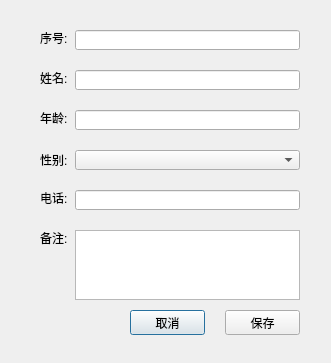
<?xml version="1.0" encoding="UTF-8"?>
<ui version="4.0">
 <class>Dialog</class>
 <widget class="QDialog" name="Dialog">
  <property name="geometry">
   <rect>
    <x>0</x>
    <y>0</y>
    <width>331</width>
    <height>363</height>
   </rect>
  </property>
  <property name="windowTitle">
   <string>联系人信息</string>
  </property>
  <property name="windowIcon">
   <iconset>
    <normaloff>img/edit.png</normaloff>img/edit.png</iconset>
  </property>
  <widget class="QPushButton" name="pushBtnCancle">
   <property name="geometry">
    <rect>
     <x>130</x>
     <y>310</y>
     <width>75</width>
     <height>25</height>
    </rect>
   </property>
   <property name="text">
    <string>取消</string>
   </property>
  </widget>
  <widget class="QPushButton" name="pushBtnOkay">
   <property name="geometry">
    <rect>
     <x>225</x>
     <y>310</y>
     <width>75</width>
     <height>25</height>
    </rect>
   </property>
   <property name="text">
    <string>保存</string>
   </property>
  </widget>
  <widget class="QLabel" name="labelNo">
   <property name="geometry">
    <rect>
     <x>40</x>
     <y>30</y>
     <width>30</width>
     <height>16</height>
    </rect>
   </property>
   <property name="text">
    <string>序号:</string>
   </property>
  </widget>
  <widget class="QLineEdit" name="lineEdNo">
   <property name="geometry">
    <rect>
     <x>75</x>
     <y>30</y>
     <width>225</width>
     <height>20</height>
    </rect>
   </property>
  </widget>
  <widget class="QLabel" name="labelOtherInfo">
   <property name="geometry">
    <rect>
     <x>40</x>
     <y>230</y>
     <width>30</width>
     <height>16</height>
    </rect>
   </property>
   <property name="text">
    <string>备注:</string>
   </property>
  </widget>
  <widget class="QTextEdit" name="textEdOtherinfo">
   <property name="geometry">
    <rect>
     <x>75</x>
     <y>230</y>
     <width>225</width>
     <height>70</height>
    </rect>
   </property>
  </widget>
  <widget class="QLabel" name="labelPhone">
   <property name="geometry">
    <rect>
     <x>40</x>
     <y>190</y>
     <width>30</width>
     <height>16</height>
    </rect>
   </property>
   <property name="text">
    <string>电话:</string>
   </property>
  </widget>
  <widget class="QLineEdit" name="lineEdPhone">
   <property name="geometry">
    <rect>
     <x>75</x>
     <y>190</y>
     <width>225</width>
     <height>20</height>
    </rect>
   </property>
  </widget>
  <widget class="QLabel" name="labelName">
   <property name="geometry">
    <rect>
     <x>40</x>
     <y>70</y>
     <width>30</width>
     <height>16</height>
    </rect>
   </property>
   <property name="text">
    <string>姓名:</string>
   </property>
  </widget>
  <widget class="QLineEdit" name="lineEdName">
   <property name="geometry">
    <rect>
     <x>75</x>
     <y>70</y>
     <width>225</width>
     <height>20</height>
    </rect>
   </property>
  </widget>
  <widget class="QLabel" name="labelAge">
   <property name="geometry">
    <rect>
     <x>40</x>
     <y>110</y>
     <width>30</width>
     <height>16</height>
    </rect>
   </property>
   <property name="text">
    <string>年龄:</string>
   </property>
  </widget>
  <widget class="QLineEdit" name="lineEdAge">
   <property name="geometry">
    <rect>
     <x>75</x>
     <y>110</y>
     <width>225</width>
     <height>20</height>
    </rect>
   </property>
  </widget>
  <widget class="QLabel" name="labelGender">
   <property name="enabled">
    <bool>true</bool>
   </property>
   <property name="geometry">
    <rect>
     <x>40</x>
     <y>150</y>
     <width>30</width>
     <height>20</height>
    </rect>
   </property>
   <property name="minimumSize">
    <size>
     <width>20</width>
     <height>20</height>
    </size>
   </property>
   <property name="whatsThis">
    <string>&lt;html&gt;&lt;head/&gt;&lt;body&gt;&lt;p&gt;&lt;br/&gt;&lt;/p&gt;&lt;/body&gt;&lt;/html&gt;</string>
   </property>
   <property name="layoutDirection">
    <enum>Qt::LeftToRight</enum>
   </property>
   <property name="text">
    <string>性别:</string>
   </property>
  </widget>
  <widget class="QComboBox" name="comboBoxGender">
   <property name="enabled">
    <bool>true</bool>
   </property>
   <property name="geometry">
    <rect>
     <x>75</x>
     <y>150</y>
     <width>225</width>
     <height>20</height>
    </rect>
   </property>
   <property name="minimumSize">
    <size>
     <width>210</width>
     <height>0</height>
    </size>
   </property>
   <property name="whatsThis">
    <string>&lt;html&gt;&lt;head/&gt;&lt;body&gt;&lt;p&gt;&lt;br/&gt;&lt;/p&gt;&lt;/body&gt;&lt;/html&gt;</string>
   </property>
  </widget>
 </widget>
 <resources/>
 <connections/>
</ui>
